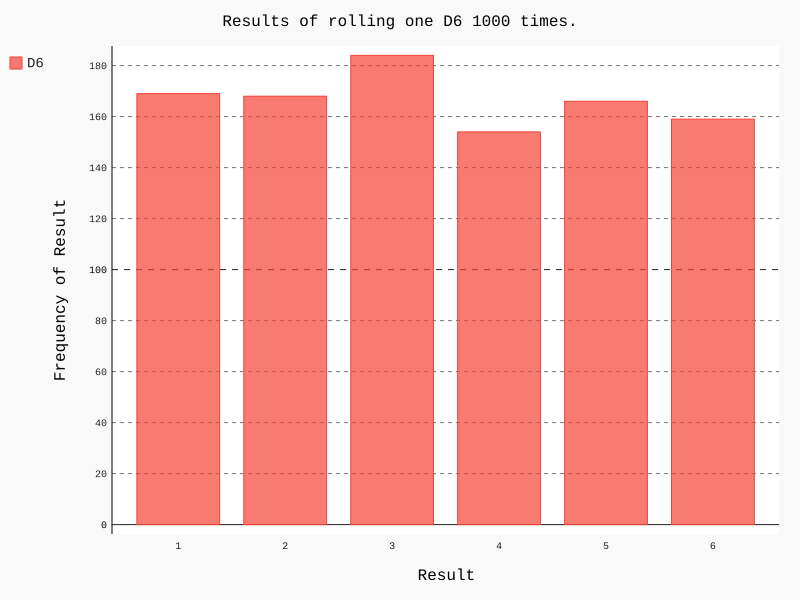

Source code (Python):
import pygal

from die import Die

# Create a D6
die = Die()

# Make some rolls, and store results in a list.
results = []

for roll_num in range(1000):
    result = die.roll()
    results.append(result)

# Analyze the results.
frequencies = []
for value in range(1, die.num_sides + 1):
    frequency = results.count(value)
    frequencies.append(frequency)

# print(frequencies)

# Visualize the results.
hist = pygal.Bar()

hist.title = "Results of rolling one D6 1000 times."
hist.x_labels = Die.x_labels(1, 6)
hist.x_title = "Result"
hist.y_title = "Frequency of Result"

hist.add('D6', frequencies)
hist.render_to_file('die_visual.svg')
